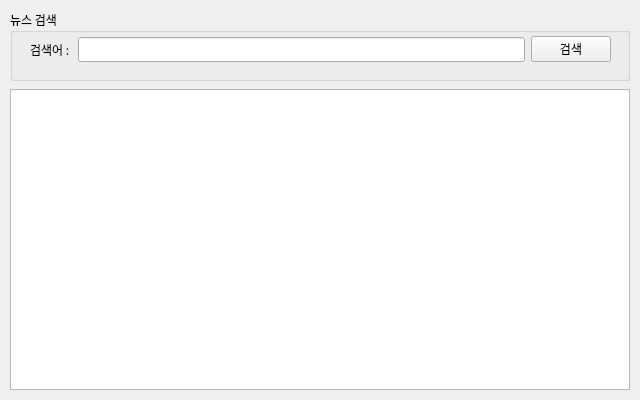
<?xml version="1.0" encoding="UTF-8"?>
<ui version="4.0">
 <class>FrmMain</class>
 <widget class="QWidget" name="FrmMain">
  <property name="geometry">
   <rect>
    <x>0</x>
    <y>0</y>
    <width>640</width>
    <height>400</height>
   </rect>
  </property>
  <property name="sizePolicy">
   <sizepolicy hsizetype="Fixed" vsizetype="Fixed">
    <horstretch>0</horstretch>
    <verstretch>0</verstretch>
   </sizepolicy>
  </property>
  <property name="minimumSize">
   <size>
    <width>640</width>
    <height>400</height>
   </size>
  </property>
  <property name="maximumSize">
   <size>
    <width>640</width>
    <height>400</height>
   </size>
  </property>
  <property name="font">
   <font>
    <family>나눔고딕</family>
   </font>
  </property>
  <property name="windowTitle">
   <string>네이버API 뉴스검색앱</string>
  </property>
  <widget class="QWidget" name="verticalLayoutWidget">
   <property name="geometry">
    <rect>
     <x>10</x>
     <y>10</y>
     <width>620</width>
     <height>71</height>
    </rect>
   </property>
   <layout class="QVBoxLayout" name="searchLayout">
    <item>
     <widget class="QGroupBox" name="groupBox">
      <property name="title">
       <string>뉴스 검색</string>
      </property>
      <widget class="QWidget" name="">
       <property name="geometry">
        <rect>
         <x>20</x>
         <y>24</y>
         <width>581</width>
         <height>31</height>
        </rect>
       </property>
       <layout class="QHBoxLayout" name="horizontalLayout">
        <item>
         <widget class="QLabel" name="label">
          <property name="text">
           <string>검색어 : </string>
          </property>
         </widget>
        </item>
        <item>
         <widget class="QLineEdit" name="txtSearch"/>
        </item>
        <item>
         <widget class="QPushButton" name="btnSearch">
          <property name="text">
           <string>검색</string>
          </property>
         </widget>
        </item>
       </layout>
      </widget>
     </widget>
    </item>
   </layout>
  </widget>
  <widget class="QWidget" name="verticalLayoutWidget_2">
   <property name="geometry">
    <rect>
     <x>10</x>
     <y>89</y>
     <width>620</width>
     <height>301</height>
    </rect>
   </property>
   <layout class="QVBoxLayout" name="resultLayout">
    <item>
     <widget class="QListView" name="lsvResult"/>
    </item>
   </layout>
  </widget>
 </widget>
 <resources/>
 <connections/>
</ui>
